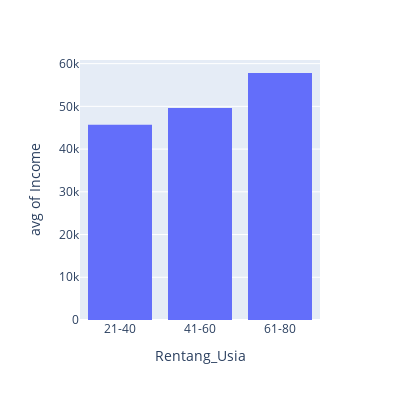

Notebook code for this chart:
### Markdown cell above
### Rentang usia vs rata-rata pendapatan
Pada bagian ini kita akan melihat bagaimana persebaran jumlah pelanggan berdasarkan rentang usia dan rata-rata pendapatan.

### Code cell
# membuat histogram terkait persebaran jumlah pelanggan berdasarkan usia dan rata-rata pendapatan
category_orders={'Rentang_Usia':["0-20","21-40","41-60","61-80"]}
fig = px.histogram(df, x="Rentang_Usia",y="Income",  histfunc='avg', category_orders=category_orders)
fig.update_layout(height=400, width=400)
fig.show()

### Figure 1 — Plotly figure (JSON) as saved in the notebook; plotly's stock layout.template omitted (floating-point values rounded to 4 significant figures; data arrays with more than 128 entries replaced by an {"elided": "..."} marker saying what was removed)
{"data": [{"alignmentgroup": "True", "bingroup": "x", "histfunc": "avg", "hovertemplate": "Rentang_Usia=%{x}<br>avg of Income=%{y}<extra></extra>", "legendgroup": "", "marker": {"color": "#636efa", "pattern": {"shape": ""}}, "name": "", "offsetgroup": "", "orientation": "v", "showlegend": false, "type": "histogram", "x": {"elided": "2014 str values"}, "xaxis": "x", "y": {"elided": "2014 int values"}, "yaxis": "y"}], "layout": {"barmode": "relative", "height": 400, "legend": {"tracegroupgap": 0}, "margin": {"t": 60}, "width": 400, "xaxis": {"anchor": "y", "categoryarray": ["0-20", "21-40", "41-60", "61-80"], "categoryorder": "array", "domain": [0, 1], "title": {"text": "Rentang_Usia"}}, "yaxis": {"anchor": "x", "domain": [0, 1], "title": {"text": "avg of Income"}}}}
